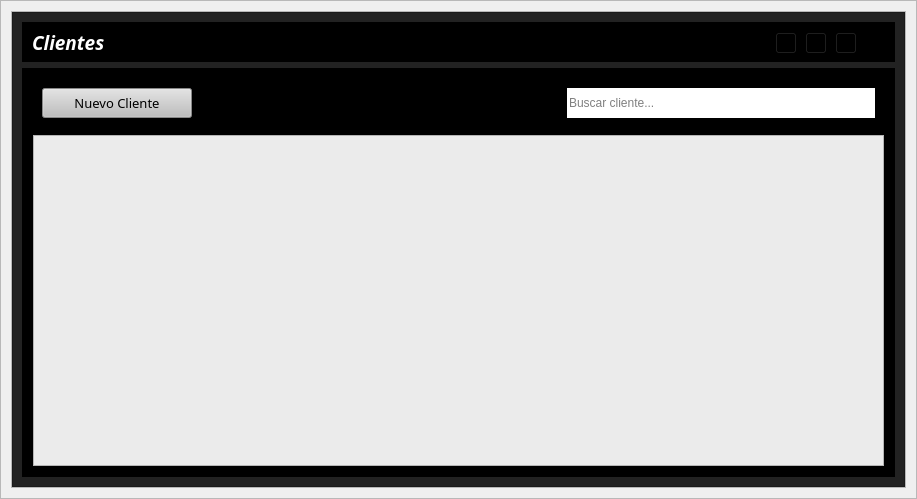
<?xml version="1.0" encoding="UTF-8"?>
<ui version="4.0">
 <class>ViewCliente</class>
 <widget class="QWidget" name="ViewCliente">
  <property name="geometry">
   <rect>
    <x>0</x>
    <y>0</y>
    <width>917</width>
    <height>499</height>
   </rect>
  </property>
  <property name="windowTitle">
   <string>Form</string>
  </property>
  <layout class="QVBoxLayout" name="verticalLayout">
   <property name="spacing">
    <number>0</number>
   </property>
   <property name="leftMargin">
    <number>0</number>
   </property>
   <property name="topMargin">
    <number>0</number>
   </property>
   <property name="rightMargin">
    <number>0</number>
   </property>
   <property name="bottomMargin">
    <number>0</number>
   </property>
   <item>
    <widget class="QFrame" name="central_widget_frame">
     <property name="frameShape">
      <enum>QFrame::StyledPanel</enum>
     </property>
     <property name="frameShadow">
      <enum>QFrame::Raised</enum>
     </property>
     <layout class="QVBoxLayout" name="shadow_layout">
      <property name="spacing">
       <number>0</number>
      </property>
      <property name="leftMargin">
       <number>10</number>
      </property>
      <property name="topMargin">
       <number>10</number>
      </property>
      <property name="rightMargin">
       <number>10</number>
      </property>
      <property name="bottomMargin">
       <number>10</number>
      </property>
      <item>
       <widget class="QFrame" name="background_frame">
        <property name="frameShape">
         <enum>QFrame::StyledPanel</enum>
        </property>
        <property name="frameShadow">
         <enum>QFrame::Raised</enum>
        </property>
        <layout class="QVBoxLayout" name="verticalLayout_2">
         <property name="spacing">
          <number>0</number>
         </property>
         <property name="leftMargin">
          <number>0</number>
         </property>
         <property name="topMargin">
          <number>0</number>
         </property>
         <property name="rightMargin">
          <number>0</number>
         </property>
         <property name="bottomMargin">
          <number>0</number>
         </property>
         <item>
          <widget class="QFrame" name="content_frame">
           <property name="minimumSize">
            <size>
             <width>0</width>
             <height>0</height>
            </size>
           </property>
           <property name="styleSheet">
            <string notr="true">background-color: rgb(34, 34, 34);</string>
           </property>
           <property name="frameShape">
            <enum>QFrame::StyledPanel</enum>
           </property>
           <property name="frameShadow">
            <enum>QFrame::Raised</enum>
           </property>
           <layout class="QVBoxLayout" name="verticalLayout_7">
            <property name="spacing">
             <number>6</number>
            </property>
            <property name="leftMargin">
             <number>9</number>
            </property>
            <property name="topMargin">
             <number>9</number>
            </property>
            <property name="rightMargin">
             <number>9</number>
            </property>
            <property name="bottomMargin">
             <number>9</number>
            </property>
            <item>
             <widget class="QFrame" name="frame_nav">
              <property name="minimumSize">
               <size>
                <width>0</width>
                <height>40</height>
               </size>
              </property>
              <property name="maximumSize">
               <size>
                <width>16777215</width>
                <height>40</height>
               </size>
              </property>
              <property name="styleSheet">
               <string notr="true">background-color: rgb(0, 0, 0);</string>
              </property>
              <property name="frameShape">
               <enum>QFrame::StyledPanel</enum>
              </property>
              <property name="frameShadow">
               <enum>QFrame::Raised</enum>
              </property>
              <layout class="QHBoxLayout" name="horizontalLayout_6">
               <item>
                <widget class="QLabel" name="label_tittle">
                 <property name="font">
                  <font>
                   <family>Tw Cen MT</family>
                   <pointsize>14</pointsize>
                   <weight>75</weight>
                   <italic>true</italic>
                   <bold>true</bold>
                  </font>
                 </property>
                 <property name="styleSheet">
                  <string notr="true">color: rgb(255, 255, 255) ;</string>
                 </property>
                 <property name="text">
                  <string>Clientes</string>
                 </property>
                </widget>
               </item>
               <item>
                <widget class="QFrame" name="butttons_holder_frame">
                 <property name="minimumSize">
                  <size>
                   <width>110</width>
                   <height>30</height>
                  </size>
                 </property>
                 <property name="maximumSize">
                  <size>
                   <width>110</width>
                   <height>16777215</height>
                  </size>
                 </property>
                 <property name="frameShape">
                  <enum>QFrame::StyledPanel</enum>
                 </property>
                 <property name="frameShadow">
                  <enum>QFrame::Raised</enum>
                 </property>
                 <widget class="QToolButton" name="minimize_button">
                  <property name="geometry">
                   <rect>
                    <x>0</x>
                    <y>0</y>
                    <width>22</width>
                    <height>22</height>
                   </rect>
                  </property>
                  <property name="text">
                   <string>...</string>
                  </property>
                  <property name="icon">
                   <iconset>
                    <normaloff>L:/AngelCuk/assets/icons/minimize-window.png</normaloff>L:/AngelCuk/assets/icons/minimize-window.png</iconset>
                  </property>
                 </widget>
                 <widget class="QToolButton" name="restore_button">
                  <property name="geometry">
                   <rect>
                    <x>30</x>
                    <y>0</y>
                    <width>22</width>
                    <height>22</height>
                   </rect>
                  </property>
                  <property name="text">
                   <string>...</string>
                  </property>
                  <property name="icon">
                   <iconset>
                    <normaloff>L:/AngelCuk/assets/icons/restore-window.png</normaloff>L:/AngelCuk/assets/icons/restore-window.png</iconset>
                  </property>
                 </widget>
                 <widget class="QToolButton" name="maximize_button">
                  <property name="geometry">
                   <rect>
                    <x>30</x>
                    <y>0</y>
                    <width>22</width>
                    <height>22</height>
                   </rect>
                  </property>
                  <property name="text">
                   <string>...</string>
                  </property>
                  <property name="icon">
                   <iconset>
                    <normaloff>L:/AngelCuk/assets/icons/maximize-window.png</normaloff>L:/AngelCuk/assets/icons/maximize-window.png</iconset>
                  </property>
                 </widget>
                 <widget class="QToolButton" name="close_button">
                  <property name="geometry">
                   <rect>
                    <x>60</x>
                    <y>0</y>
                    <width>22</width>
                    <height>22</height>
                   </rect>
                  </property>
                  <property name="text">
                   <string>...</string>
                  </property>
                  <property name="icon">
                   <iconset>
                    <normaloff>L:/AngelCuk/assets/icons/close-window.png</normaloff>L:/AngelCuk/assets/icons/close-window.png</iconset>
                  </property>
                 </widget>
                </widget>
               </item>
              </layout>
             </widget>
            </item>
            <item>
             <widget class="QFrame" name="frame_action">
              <property name="styleSheet">
               <string notr="true">background-color: rgb(0, 0, 0);</string>
              </property>
              <property name="frameShape">
               <enum>QFrame::StyledPanel</enum>
              </property>
              <property name="frameShadow">
               <enum>QFrame::Raised</enum>
              </property>
              <layout class="QVBoxLayout" name="verticalLayout_5">
               <item>
                <widget class="QFrame" name="frame_5">
                 <property name="minimumSize">
                  <size>
                   <width>0</width>
                   <height>50</height>
                  </size>
                 </property>
                 <property name="frameShape">
                  <enum>QFrame::StyledPanel</enum>
                 </property>
                 <property name="frameShadow">
                  <enum>QFrame::Raised</enum>
                 </property>
                 <layout class="QHBoxLayout" name="horizontalLayout_5">
                  <item>
                   <widget class="QPushButton" name="new_request_button_cliente">
                    <property name="minimumSize">
                     <size>
                      <width>150</width>
                      <height>30</height>
                     </size>
                    </property>
                    <property name="font">
                     <font>
                      <family>Tw Cen MT Condensed Extra Bold</family>
                      <pointsize>10</pointsize>
                     </font>
                    </property>
                    <property name="styleSheet">
                     <string notr="true">QPushButton{
	
	background-color: rgb(190, 190, 190);
	color: black;
}

QPushButton:hover{
	
	background-color: rgb(30, 38, 57);
	color: white;
}

</string>
                    </property>
                    <property name="text">
                     <string>Nuevo Cliente</string>
                    </property>
                    <property name="icon">
                     <iconset>
                      <normaloff>L:/OneDrive/Escritorio/AngelCuk/assets/icons/plus.png</normaloff>L:/OneDrive/Escritorio/AngelCuk/assets/icons/plus.png</iconset>
                    </property>
                   </widget>
                  </item>
                  <item>
                   <spacer name="horizontalSpacer_2">
                    <property name="orientation">
                     <enum>Qt::Horizontal</enum>
                    </property>
                    <property name="sizeHint" stdset="0">
                     <size>
                      <width>40</width>
                      <height>20</height>
                     </size>
                    </property>
                   </spacer>
                  </item>
                  <item>
                   <layout class="QHBoxLayout" name="horizontalLayout_3">
                    <property name="spacing">
                     <number>0</number>
                    </property>
                    <property name="rightMargin">
                     <number>0</number>
                    </property>
                    <item>
                     <widget class="QLabel" name="label">
                      <property name="minimumSize">
                       <size>
                        <width>30</width>
                        <height>30</height>
                       </size>
                      </property>
                      <property name="maximumSize">
                       <size>
                        <width>30</width>
                        <height>16777215</height>
                       </size>
                      </property>
                      <property name="styleSheet">
                       <string notr="true">background-color: black;
border-radius: 0px;</string>
                      </property>
                      <property name="text">
                       <string/>
                      </property>
                      <property name="pixmap">
                       <pixmap>L:/AngelCuk/assets/icons/search.png</pixmap>
                      </property>
                     </widget>
                    </item>
                    <item>
                     <widget class="QLineEdit" name="search_line_edit">
                      <property name="minimumSize">
                       <size>
                        <width>0</width>
                        <height>30</height>
                       </size>
                      </property>
                      <property name="maximumSize">
                       <size>
                        <width>500</width>
                        <height>16777215</height>
                       </size>
                      </property>
                      <property name="styleSheet">
                       <string notr="true">background-color: white;
border-radius: 0px;</string>
                      </property>
                      <property name="placeholderText">
                       <string>Buscar cliente...</string>
                      </property>
                     </widget>
                    </item>
                   </layout>
                  </item>
                 </layout>
                </widget>
               </item>
               <item>
                <widget class="QFrame" name="frame">
                 <property name="frameShape">
                  <enum>QFrame::StyledPanel</enum>
                 </property>
                 <property name="frameShadow">
                  <enum>QFrame::Raised</enum>
                 </property>
                 <layout class="QVBoxLayout" name="verticalLayout_8">
                  <property name="spacing">
                   <number>0</number>
                  </property>
                  <property name="leftMargin">
                   <number>0</number>
                  </property>
                  <property name="topMargin">
                   <number>0</number>
                  </property>
                  <property name="rightMargin">
                   <number>0</number>
                  </property>
                  <property name="bottomMargin">
                   <number>0</number>
                  </property>
                  <item>
                   <widget class="QTableWidget" name="clientes_table">
                    <property name="styleSheet">
                     <string notr="true">background-color: rgb(235, 235, 235);</string>
                    </property>
                   </widget>
                  </item>
                 </layout>
                </widget>
               </item>
              </layout>
             </widget>
            </item>
           </layout>
          </widget>
         </item>
        </layout>
       </widget>
      </item>
     </layout>
    </widget>
   </item>
  </layout>
 </widget>
 <resources/>
 <connections/>
</ui>
